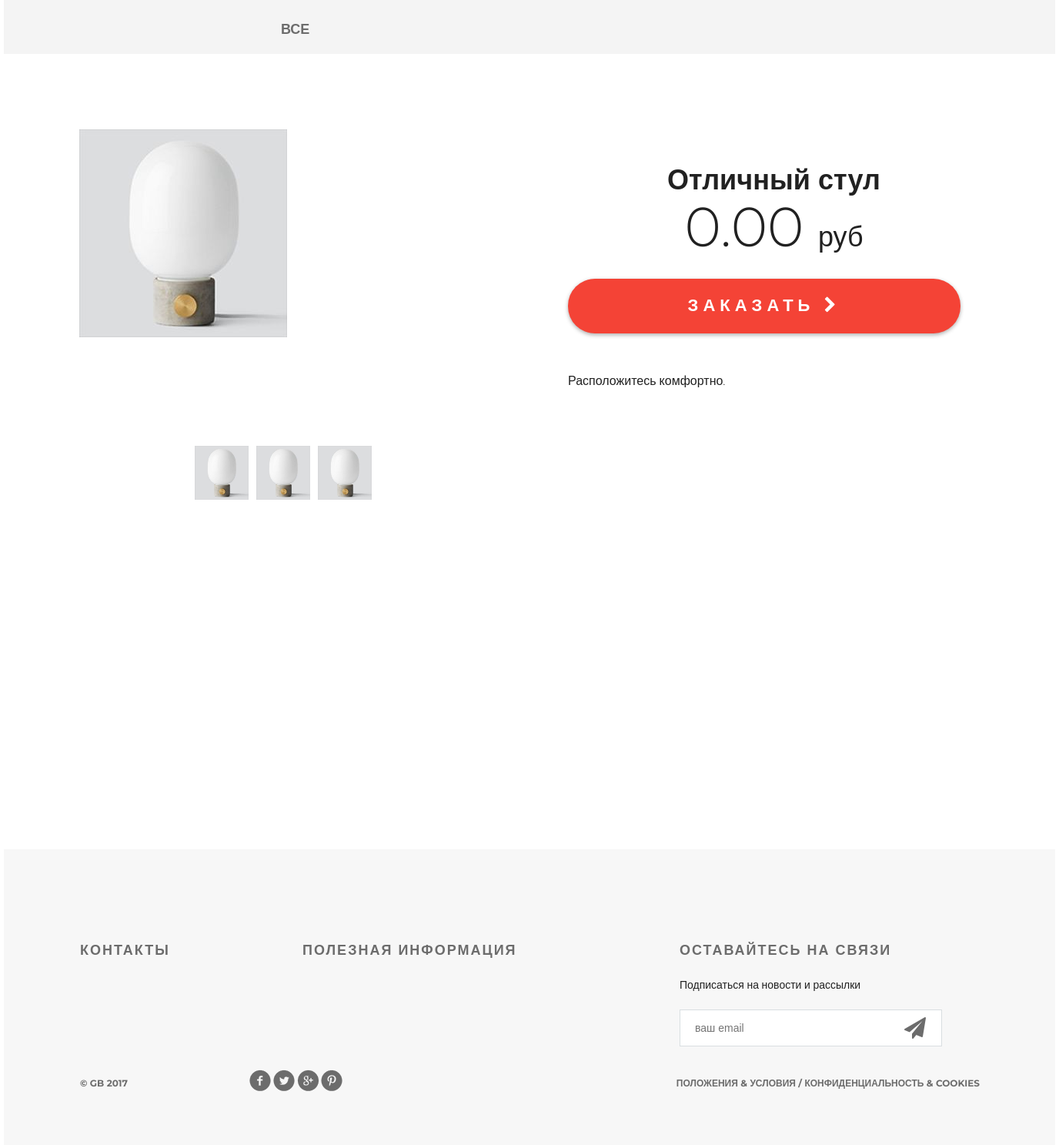
The app's page /products/product/1/, older data.
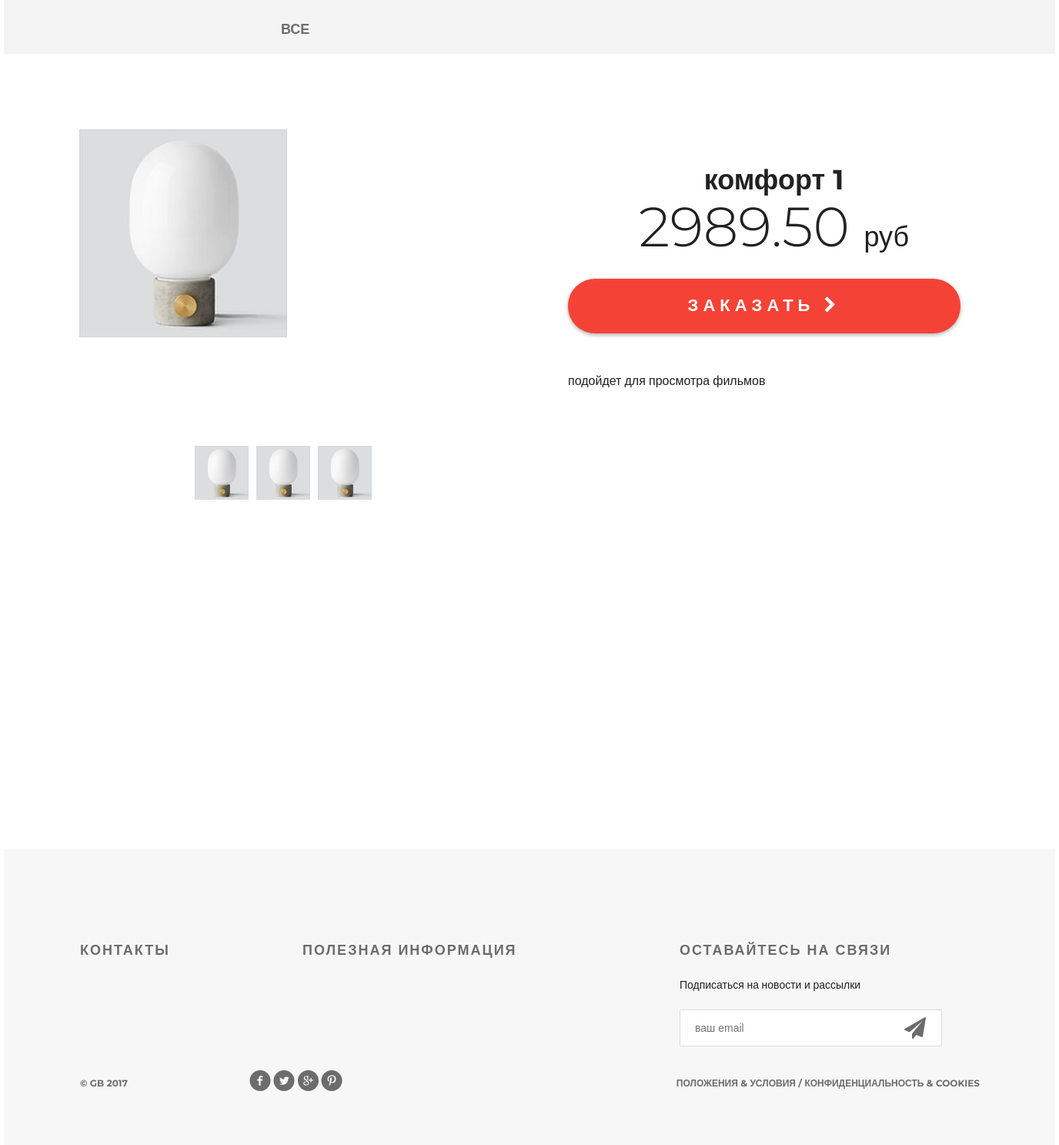
The same page, newer data.
### mainapp/models.py (models this page shows, shortened)
class Product(models.Model):
    category = models.ForeignKey(ProductCategory, on_delete=models.CASCADE)
    name = models.CharField(verbose_name='имя продукта', max_length=128)
    image = models.ImageField(upload_to='product_images', blank=True)
    short_desc = models.CharField(verbose_name='краткое описание продукта', max_length=60, blank=True)
    description = models.TextField(verbose_name='описание продукта', blank=True)
    price = models.DecimalField(verbose_name='цена продукта', max_digits=8, decimal_places=2, default=0)
    quantity = models.PositiveIntegerField(verbose_name='количество на складе', default=0)

### mainapp/views.py (the view)
# urls.py: path('product/<int:pk>/', mainapp.product, name='product'),
def product(request, pk):
    title = 'продукты'
    content = {
        'title': title,
        'links_menu': ProductCategory.objects.all(),
        'product': get_object_or_404(Product, pk=pk),
        'basket': get_basket(request.user),
    }
    return render(request, 'mainapp/product.html', content)

### mainapp/views.py (called while the page is built)
def get_basket(user):
    if user.is_authenticated:
        return Basket.objects.filter(user=user)
    else:
        return []

### mainapp/templates/mainapp/product.html
{% extends 'mainapp/base.html' %}
{% load static %}
{% block content %}
  <div class="details">
    <div class="links clearfix">
      {% include 'mainapp/includes/inc_categories_menu.html' %}
    </div>
    <div class="details-products">
      <div class="details-slider">
        <div class="slider-product">
          <img src="/media/{{ product.image }}"
               alt="{{ product.short_desc }}">
        </div>
        <div class="slider-control">
          <div class="block">
            <a href="#">
              <img src="/media/{{ product.image }}" alt="вариант 1">
            </a>
          </div>
          <div class="block">
            <a href="#">
              <img src="/media/{{ product.image }}" alt="вариант 2">
            </a>
          </div>
          <div class="block">
            <a href="#">
              <img src="/media/{{ product.image }}" alt="вариант 3">
            </a>
          </div>
        </div>
      </div>
      <div class="description">
        <h3 class="big-bold">{{ product.name }}</h3>
        <br>
        <p class="price"> {{ product.price }} <span>руб</span></p>
        <a href="{% url 'basket:add' product.pk %}" class="red-button">
          заказать
          <i class="fa fa-chevron-right" aria-hidden="true"></i>
        </a>
        <div class="description-text">
          {{ product.description }}
        </div>
      </div>
    </div>
  </div>
  <div class="clr"></div>
{% endblock %}

### mainapp/templates/mainapp/base.html (shortened to what this page needs)
<!DOCTYPE html>
{% load static %}
<html lang="en">
<head>
    <link rel="stylesheet" type="text/css" href="{% static 'css/style.css' %}">
    <link rel="stylesheet" href="{% static 'fonts/font-awesome/css/font-awesome.css' %}">
</head>
<body>
    <div class="container">
        {% block content %}
        {% endblock %}
        <div class="clr"></div>
    </div>
    <div class="footer">
        <div class="clearfix">
            <div class="text-footer">
                <h3>контакты</h3>
            </div>
            <div class="text-footer">
                <h3>полезная информация</h3>
            </div>
            <div class="text-footer clearfix">
                <h3>Оставайтесь на связи</h3>
                <p>Подписаться на новости и рассылки</p>
                <form>
                    <input type="email" name="email" placeholder="ваш email">
                    <a href="#"><i class="fa fa-paper-plane fa-2x" aria-hidden="true"></i></a>
                </form>
            </div>
        </div>
        <p class="small">&copy; GB 2017</p>
        <div class="social">
            <a href="#" class="social1"></a>
            <a href="#" class="social2"></a>
            <a href="#" class="social3"></a>
            <a href="#" class="social4"></a>
        </div>
        <p class="small">Положения &amp; Условия  /  Конфиденциальность &amp; Cookies</p>
    </div>
</body>
</html>

### mainapp/templates/mainapp/includes/inc_categories_menu.html (shortened to what this page needs)
<ul class="links-menu">
  <li>
    <a href="{% url 'products:category' 0 %}"
       class="">
      все
    </a>
  </li>
</ul>

### static/css/style.css (style rules this page uses)
* { margin: 0; padding: 0; }
body { font-family: 'Montserrat', sans-serif; }
html, body { height: 100%; }
.slider-control .block a img { width: 70px; }
.clr { height: 384px; }
.container { width: 1366px; margin: 0 auto; min-height: 100%; }
.clearfix:after { content: ""; display: block; clear: both; }
.big-bold { color: #212121; font-size: 36px; font-weight: 700; text-align: left; margin-bottom: 24px; line-height: 36px; }
.footer { height: 384px; width: 1169px; background-color: #f7f7f7; padding-left: 99px; padding-right: 98px; margin: -384px auto 0; clear: both; }
.footer form { position: relative; }
.footer form a i { display: block; width: 21px; height: 21px; position: absolute; z-index: 2; top: 10px; right: 50px; color: #6c6c6c; }
.text-footer { margin-top: 120px; width: 221px; float: left; margin-right: 68px; }
.text-footer:last-child { margin-right: 0; }
.text-footer h3 { text-transform: uppercase; color: #6c6c6c; font-size: 18px; font-weight: 700; text-align: left; margin-bottom: 22px; letter-spacing: 2px; }
.text-footer p { color: #212121; font-size: 14px; font-weight: 300; line-height: 24px; text-align: left; margin-bottom: 20px; }
.text-footer a { text-decoration: none; text-transform: uppercase; color: #212121; font-size: 14px; font-weight: 700; line-height: 26px; text-align: left; }
.text-footer:nth-child(2) { width: 422px; }
.text-footer:nth-child(3) { width: 363px; }
.text-footer input { border-width: 1px; border-color: #d9dee1; border-style: solid; background-color: #ffffff; width: 250px; height: 46px; outline: none; color: #6c6c6c; font-size: 14px; font-weight: 300; line-height: 22px; text-align: left; padding-left: 19px; padding-right: 70px; }
.footer .small { text-transform: uppercase; float: left; color: #6c6c6c; font-size: 12px; font-weight: 700; line-height: 26px; text-align: left; margin-top: 35px; }
.social { height: 28px; width: 121px; float: left; margin-left: 158px; margin-top: 30px; }
.social1 { background: url(/static/img/social-links.png); height: 28px; width: 28px; float: left; }
.social2 { background: url(/static/img/social-links.png); background-position: -34px 0px; height: 28px; width: 28px; float: left; margin-left: 3px; }
.social3 { background: url(/static/img/social-links.png); background-position: -67px 0px; height: 28px; width: 28px; float: left; margin-left: 3px; }
.social4 { background: url(/static/img/social-links.png); background-position: -101px 0px; height: 28px; width: 28px; float: left; margin-left: 3px; }
.footer .small:nth-child(4) { float: right; }
.links { height: 70px; background-color: #f4f4f4; position: relative; padding-left: 360px; }
.links-menu { margin: 27px auto 0px; position: absolute; }
.links-menu li { float: left; list-style-type: none; padding-right: 42px; }
.links-menu li a { text-decoration: none; color: #6c6c6c; font-size: 18px; font-weight: 700; text-transform: uppercase; }
.details-products { padding-left: 98px; padding-right: 98px; margin-top: 98px; height: 551px; }
.details-slider { width: 570px; float: left; margin-right: 30px; }
.slider-product { width: 570px; height: 400px; }
.slider-control { width: 420px; height: 70px; margin: 11px auto 0px; padding-left: 150px }
.slider-control .block { height: 70px; width: 70px; position: relative; float: left; margin-right: 10px; }
.description { width: 535px; float: right; padding-left: 35px }
.description .big-bold { color: #212121; font-size: 36px; font-weight: 700; text-align: center; margin-top: 47px; margin-bottom: 0px; }
.description .price { color: #212121; font-size: 72px; font-weight: 300; line-height: 48px; text-align: center; }
.description .price span { color: #212121; font-size: 36px; font-weight: 300; line-height: 48px; text-align: center; }
.red-button { display: block; height: 71px; width: 510px; border-radius: 35px; background-color: #f44336; text-align: center; text-transform: uppercase; text-decoration: none; color: #ffffff; font-size: 22px; font-weight: 700; line-height: 24px; box-shadow: 0px 2px 4.85px 0.15px rgba(33, 33, 33, 0.35); line-height: 70px; letter-spacing: 6px; margin-top: 31px; }
.description-text { margin-top: 50px; color: #212121; font-size: 16px; font-weight: 300; line-height: 24px; text-align: left; }

Row changes from the older to the newer data that the page shows:
changed Product: name "Отличный стул" → "комфорт 1"; price "0.00" → "2989.50"; description "Расположитесь комфортно." → "подойдет для просмотра фильмов"
